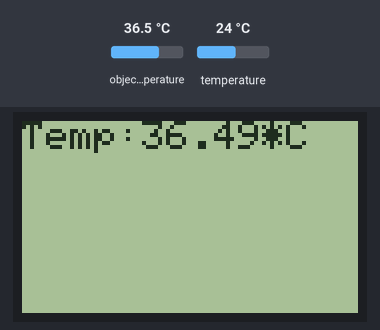
Simulated run of this sketch. Board: ESP32. Parts: 84×48 one-colour display. The inputs (shaded band) are chosen by the test bench; at power-on: object temperature 36.5 °C, temperature 24 °C.

Above: at 1.8 s.
1.9 s: object temperature set to 20 °C
At 2.9 s:
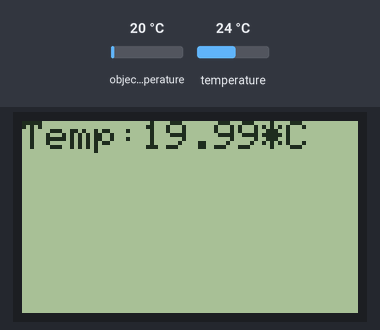
6.0 s: object temperature set to 26 °C
At 7.0 s:
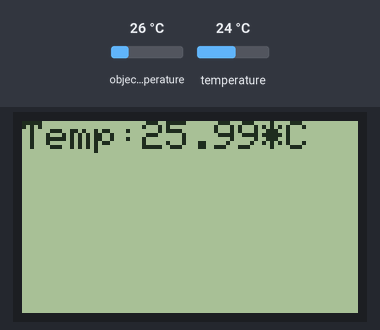
8.7 s: object temperature set to 32 °C
At 10.0 s:
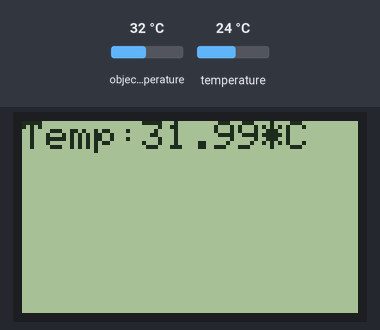
Timing chart, 0 to 11.7 s (numbered marks = the images above; inputs shaded):
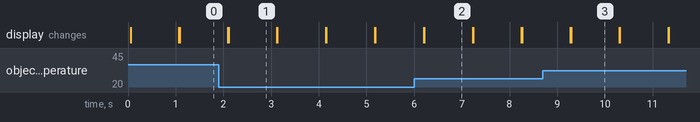

Measured:
- after the input at 1.9 s, the display: first differs from a run without the input after 0.21 s (image 1)
- after the input at 6.0 s, the display: first differs from a run without the input after 0.21 s (image 2)
- after the input at 8.7 s, the display: first differs from a run without the input after 0.59 s (image 3)
- what the display in image 1 shows lasts 1.0 s, from 2.1 s to 3.1 s

The sketch:

testMlx_LCDNokia.ino
```cpp
#include <Wire.h>
#include <SPI.h>
#include <Adafruit_GFX.h>
#include <Adafruit_PCD8544.h>
#include <Adafruit_MLX90614.h>
/* Declare LCD object for SPI
 Adafruit_PCD8544(CLK,DIN,D/C,CE,RST);*/
Adafruit_PCD8544 display = Adafruit_PCD8544(13, 12, 14, 27, 26); /* */
int contrastValue = 60; /* Default Contrast Value */
Adafruit_MLX90614 mlx = Adafruit_MLX90614();
float t_room=mlx.readAmbientTempC();

void setup()
{

  Serial.begin(115200);
  mlx.begin();
  /* Initialize the Display*/
  display.begin();

}

void loop(){
  /* Change the contrast using the following API*/

    display.setContrast(contrastValue);

  /* Clear the buffer */
  display.clearDisplay();
  display.display();
 // delay(1000);

  /* Now let us display some text */
 // display.setTextColor(WHITE, BLACK);
  display.setTextColor(BLACK);
  display.setTextSize(1);
  //display.setTextSize(0.5);
  display.setCursor(0,0);
  //display.setCursor(1,25);
  //display.print("T_P:");
  //display.print(mlx.readAmbientTempC());
  //display.print("*C");
  //display.setCursor(1,37);
  display.print("Temp:");
  display.print(mlx.readObjectTempC());
  display.print("*C");
  display.display();
  delay(1000);
}
```
